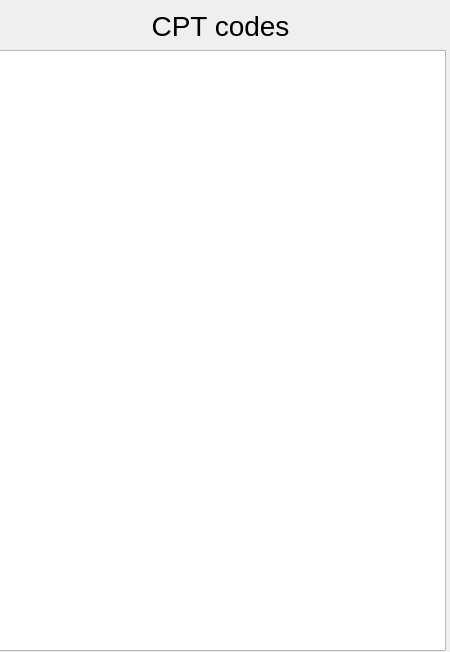
<?xml version="1.0" encoding="UTF-8"?>
<ui version="4.0">
 <class>cpt_list_gui</class>
 <widget class="QWidget" name="cpt_list_gui">
  <property name="geometry">
   <rect>
    <x>0</x>
    <y>0</y>
    <width>450</width>
    <height>652</height>
   </rect>
  </property>
  <property name="windowTitle">
   <string>Form</string>
  </property>
  <widget class="QListWidget" name="cpt_list">
   <property name="geometry">
    <rect>
     <x>-5</x>
     <y>50</y>
     <width>451</width>
     <height>601</height>
    </rect>
   </property>
  </widget>
  <widget class="QLabel" name="label">
   <property name="geometry">
    <rect>
     <x>0</x>
     <y>0</y>
     <width>441</width>
     <height>51</height>
    </rect>
   </property>
   <property name="font">
    <font>
     <pointsize>21</pointsize>
    </font>
   </property>
   <property name="text">
    <string>CPT codes</string>
   </property>
   <property name="alignment">
    <set>Qt::AlignCenter</set>
   </property>
  </widget>
 </widget>
 <resources/>
 <connections/>
</ui>
